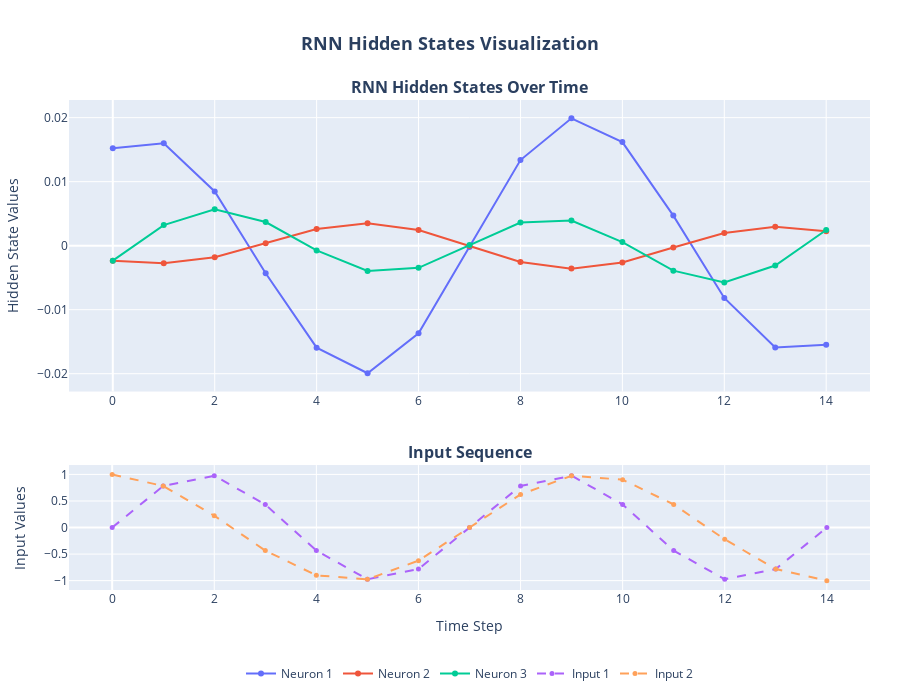
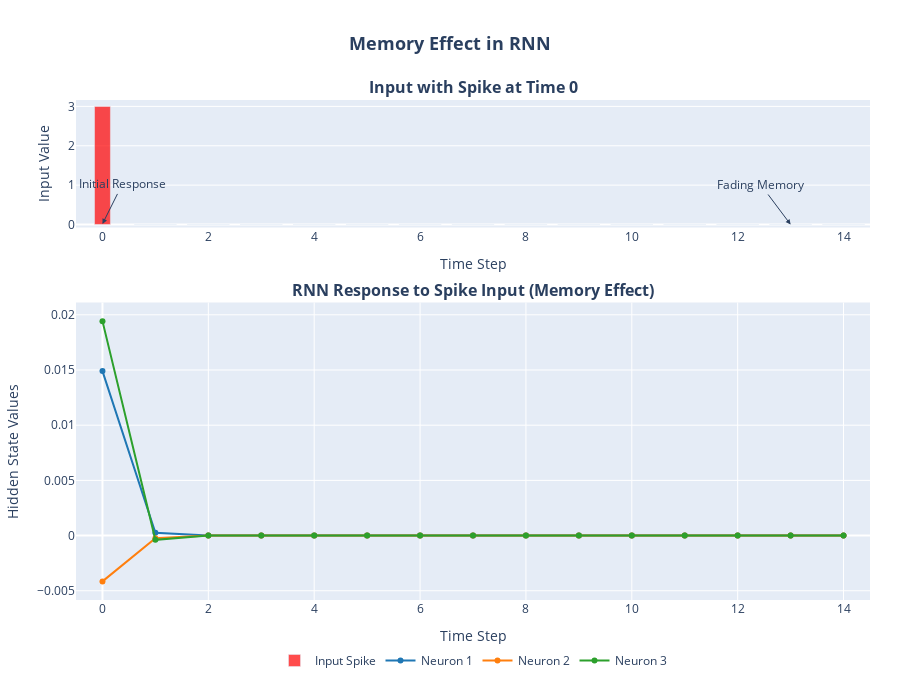

Notebook code cell kept with these figures, in order:
### Code cell
import numpy as np
import plotly.graph_objects as go
from plotly.subplots import make_subplots

# Define a simple RNN class
class SimpleRNN:
    def __init__(self, input_size, hidden_size):
        # Initialize weights and biases with controlled values for better visualization
        np.random.seed(42)  # For reproducibility
        self.Wx = np.random.randn(input_size, hidden_size) * 0.01  # Input weights
        self.Wy = np.random.randn(hidden_size, hidden_size) * 0.01  # Recurrent weights
        self.b = np.zeros((1, hidden_size))  # Bias
        
        self.hidden_size = hidden_size
        
    def forward(self, x_sequence):
        # x_sequence shape: (seq_length, input_size)
        seq_length = len(x_sequence)
        # Initialize states and outputs
        h = np.zeros((seq_length + 1, self.hidden_size))
        
        # Forward pass through time
        for t in range(seq_length):
            # Current input
            x_t = x_sequence[t:t+1]
            # Previous hidden state
            h_prev = h[t:t+1]
            
            # Calculate current hidden state (which is also the output for SimpleRNN)
            h[t+1] = np.tanh(np.dot(x_t, self.Wx) + np.dot(h_prev, self.Wy) + self.b)
        
        return h[1:]  # Return all states except initial state h[-1]

# Example: Generate a sequence with specific pattern for better visualization
seq_length = 15  # Longer sequence for better visualization
input_size = 2
hidden_size = 3

# Create input sequence with a pattern
x_sequence = np.zeros((seq_length, input_size))
# Add a sine wave pattern to first dimension
x_sequence[:, 0] = np.sin(np.linspace(0, 4*np.pi, seq_length))
# Add a cosine wave pattern to second dimension (out of phase)
x_sequence[:, 1] = np.cos(np.linspace(0, 3*np.pi, seq_length))

# Initialize RNN and run forward pass
rnn = SimpleRNN(input_size, hidden_size)
outputs = rnn.forward(x_sequence)

# Visualize the outputs with Plotly - improved version
fig = make_subplots(rows=2, cols=1, 
                   subplot_titles=('<b>RNN Hidden States Over Time</b>', 
                                  '<b>Input Sequence</b>'),
                   vertical_spacing=0.15,
                   row_heights=[0.7, 0.3])

# Plot hidden states
for i in range(hidden_size):
    fig.add_trace(
        go.Scatter(
            x=list(range(seq_length)),
            y=outputs[:, i],
            mode='lines+markers',
            name=f'Neuron {i+1}',
            line=dict(width=2),
            marker=dict(size=6),
            hovertemplate='Time Step: %{x}<br>Value: %{y:.4f}<extra></extra>'
        ),
        row=1, col=1
    )

# Plot input sequence
for i in range(input_size):
    fig.add_trace(
        go.Scatter(
            x=list(range(seq_length)),
            y=x_sequence[:, i],
            mode='lines+markers',
            name=f'Input {i+1}',
            line=dict(dash='dash', width=2),
            marker=dict(size=5),
            hovertemplate='Time Step: %{x}<br>Value: %{y:.4f}<extra></extra>'
        ),
        row=2, col=1
    )

# Update layout
fig.update_layout(
    height=700,
    width=900,
    title=dict(
        text='<b>RNN Hidden States Visualization</b>',
        x=0.5,
        font=dict(size=18)
    ),
    legend=dict(
        orientation="h",
        yanchor="bottom",
        y=-0.2,
        xanchor="center",
        x=0.5
    ),
    margin=dict(l=60, r=30, t=100, b=100),
    hovermode='closest'
)

# Update axes
fig.update_xaxes(title_text='Time Step', row=2, col=1)
fig.update_yaxes(title_text='Hidden State Values', row=1, col=1)
fig.update_yaxes(title_text='Input Values', row=2, col=1)

fig.show()

# Visualize how recurrent connections carry information forward using Plotly - improved version
# Choose one dimension to visualize
dim_to_visualize = 0

# Create a new sequence with a spike in the first time step
spike_sequence = np.zeros((seq_length, input_size))
spike_sequence[0, dim_to_visualize] = 3.0  # Strong initial signal

# Run the RNN
spike_outputs = rnn.forward(spike_sequence)

# Create subplots
fig = make_subplots(
    rows=2, cols=1, 
    subplot_titles=("<b>Input with Spike at Time 0</b>", 
                   "<b>RNN Response to Spike Input (Memory Effect)</b>"),
    vertical_spacing=0.15,
    row_heights=[0.3, 0.7]
)

# Add spike input plot - improved visual
fig.add_trace(
    go.Bar(
        x=[0],
        y=[spike_sequence[0, dim_to_visualize]],
        name='Input Spike',
        marker=dict(color='rgba(255, 0, 0, 0.7)'),
        width=0.3,
        hovertemplate='Spike value: %{y:.2f}<extra></extra>'
    ),
    row=1, col=1
)

# Add zero values for other time steps for clear visualization
fig.add_trace(
    go.Bar(
        x=list(range(1, seq_length)),
        y=np.zeros(seq_length-1),
        name='No Input',
        marker=dict(color='rgba(200, 200, 200, 0.4)'),
        hoverinfo='skip',
        showlegend=False
    ),
    row=1, col=1
)

# Add neuron output traces with better styling
colors = ['rgb(31, 119, 180)', 'rgb(255, 127, 14)', 'rgb(44, 160, 44)']
for i in range(hidden_size):
    fig.add_trace(
        go.Scatter(
            x=list(range(seq_length)),
            y=spike_outputs[:, i],
            mode='lines+markers',
            name=f'Neuron {i+1}',
            line=dict(color=colors[i], width=2),
            marker=dict(size=6, color=colors[i]),
            hovertemplate='Time: %{x}<br>Activation: %{y:.4f}<extra></extra>'
        ),
        row=2, col=1
    )

# Update layout
fig.update_layout(
    height=700,
    width=900,
    title=dict(
        text='<b>Memory Effect in RNN</b>',
        x=0.5,
        font=dict(size=18)
    ),
    legend=dict(
        orientation="h",
        yanchor="bottom",
        y=-0.15,
        xanchor="center",
        x=0.5
    ),
    margin=dict(l=60, r=30, t=100, b=100),
    hovermode='closest'
)

# Update axes
fig.update_xaxes(title_text="Time Step", range=[-0.5, seq_length-0.5], row=2, col=1)
fig.update_xaxes(title_text="Time Step", range=[-0.5, seq_length-0.5], row=1, col=1)
fig.update_yaxes(title_text="Input Value", row=1, col=1)
fig.update_yaxes(title_text="Hidden State Values", row=2, col=1)

# Add annotations to highlight the decay phenomenon
max_idx = np.argmax(spike_outputs[:, 0])
max_val = spike_outputs[max_idx, 0]
last_val = spike_outputs[-1, 0]

fig.add_annotation(
    x=max_idx,
    y=max_val,
    text="Initial Response",
    showarrow=True,
    arrowhead=2,
    ax=20,
    ay=-40
)

fig.add_annotation(
    x=seq_length-2,
    y=last_val,
    text="Fading Memory",
    showarrow=True,
    arrowhead=2,
    ax=-30,
    ay=-40
)

fig.show()

### Figure 1 — Plotly figure (JSON) as saved in the notebook; plotly's stock layout.template omitted (floating-point values rounded to 4 significant figures)
{"data": [{"hovertemplate": "Time Step: %{x}<br>Value: %{y:.4f}<extra></extra>", "line": {"width": 2}, "marker": {"size": 6}, "mode": "lines+markers", "name": "Neuron 1", "type": "scatter", "x": [0, 1, 2, 3, 4, 5, 6, 7, 8, 9, 10, 11, 12, 13, 14], "xaxis": "x", "y": [0.01523, 0.01601, 0.008477, -0.004315, -0.01593, -0.01993, -0.01368, -0.0002112, 0.01338, 0.01989, 0.01618, 0.004696, -0.008168, -0.01592, -0.01547], "yaxis": "y"}, {"hovertemplate": "Time Step: %{x}<br>Value: %{y:.4f}<extra></extra>", "line": {"width": 2}, "marker": {"size": 6}, "mode": "lines+markers", "name": "Neuron 2", "type": "scatter", "x": [0, 1, 2, 3, 4, 5, 6, 7, 8, 9, 10, 11, 12, 13, 14], "xaxis": "x", "y": [-0.002342, -0.002739, -0.001795, 0.0003808, 0.002604, 0.003511, 0.002447, -5.018e-05, -0.002544, -0.003585, -0.002615, -0.0002904, 0.001981, 0.00295, 0.002265], "yaxis": "y"}, {"hovertemplate": "Time Step: %{x}<br>Value: %{y:.4f}<extra></extra>", "line": {"width": 2}, "marker": {"size": 6}, "mode": "lines+markers", "name": "Neuron 3", "type": "scatter", "x": [0, 1, 2, 3, 4, 5, 6, 7, 8, 9, 10, 11, 12, 13, 14], "xaxis": "x", "y": [-0.002341, 0.003213, 0.005676, 0.003697, -0.000746, -0.003956, -0.003459, 0.0001125, 0.003603, 0.003919, 0.0005564, -0.003899, -0.005747, -0.003105, 0.002456], "yaxis": "y"}, {"hovertemplate": "Time Step: %{x}<br>Value: %{y:.4f}<extra></extra>", "line": {"dash": "dash", "width": 2}, "marker": {"size": 5}, "mode": "lines+markers", "name": "Input 1", "type": "scatter", "x": [0, 1, 2, 3, 4, 5, 6, 7, 8, 9, 10, 11, 12, 13, 14], "xaxis": "x2", "y": [0.0, 0.7818, 0.9749, 0.4339, -0.4339, -0.9749, -0.7818, -2.449e-16, 0.7818, 0.9749, 0.4339, -0.4339, -0.9749, -0.7818, -4.899e-16], "yaxis": "y2"}, {"hovertemplate": "Time Step: %{x}<br>Value: %{y:.4f}<extra></extra>", "line": {"dash": "dash", "width": 2}, "marker": {"size": 5}, "mode": "lines+markers", "name": "Input 2", "type": "scatter", "x": [0, 1, 2, 3, 4, 5, 6, 7, 8, 9, 10, 11, 12, 13, 14], "xaxis": "x2", "y": [1.0, 0.7818, 0.2225, -0.4339, -0.901, -0.9749, -0.6235, -1.837e-16, 0.6235, 0.9749, 0.901, 0.4339, -0.2225, -0.7818, -1.0], "yaxis": "y2"}], "layout": {"annotations": [{"font": {"size": 16}, "showarrow": false, "text": "<b>RNN Hidden States Over Time</b>", "x": 0.5, "xanchor": "center", "xref": "paper", "y": 1, "yanchor": "bottom", "yref": "paper"}, {"font": {"size": 16}, "showarrow": false, "text": "<b>Input Sequence</b>", "x": 0.5, "xanchor": "center", "xref": "paper", "y": 0.255, "yanchor": "bottom", "yref": "paper"}], "height": 700, "hovermode": "closest", "legend": {"orientation": "h", "x": 0.5, "xanchor": "center", "y": -0.2, "yanchor": "bottom"}, "margin": {"b": 100, "l": 60, "r": 30, "t": 100}, "title": {"font": {"size": 18}, "text": "<b>RNN Hidden States Visualization</b>", "x": 0.5}, "width": 900, "xaxis": {"anchor": "y", "domain": [0, 1]}, "xaxis2": {"anchor": "y2", "domain": [0, 1], "title": {"text": "Time Step"}}, "yaxis": {"anchor": "x", "domain": [0.405, 1], "title": {"text": "Hidden State Values"}}, "yaxis2": {"anchor": "x2", "domain": [0, 0.255], "title": {"text": "Input Values"}}}}

### Figure 2 — Plotly figure (JSON) as saved in the notebook; plotly's stock layout.template omitted (floating-point values rounded to 4 significant figures)
{"data": [{"hovertemplate": "Spike value: %{y:.2f}<extra></extra>", "marker": {"color": "rgba(255, 0, 0, 0.7)"}, "name": "Input Spike", "type": "bar", "width": 0.3, "x": [0], "xaxis": "x", "y": [3], "yaxis": "y"}, {"hoverinfo": "skip", "marker": {"color": "rgba(200, 200, 200, 0.4)"}, "name": "No Input", "showlegend": false, "type": "bar", "x": [1, 2, 3, 4, 5, 6, 7, 8, 9, 10, 11, 12, 13, 14], "xaxis": "x", "y": [0.0, 0.0, 0.0, 0.0, 0.0, 0.0, 0.0, 0.0, 0.0, 0.0, 0.0, 0.0, 0.0, 0.0], "yaxis": "y"}, {"hovertemplate": "Time: %{x}<br>Activation: %{y:.4f}<extra></extra>", "line": {"color": "rgb(31, 119, 180)", "width": 2}, "marker": {"color": "rgb(31, 119, 180)", "size": 6}, "mode": "lines+markers", "name": "Neuron 1", "type": "scatter", "x": [0, 1, 2, 3, 4, 5, 6, 7, 8, 9, 10, 11, 12, 13, 14], "xaxis": "x2", "y": [0.0149, 0.0002598, 1.878e-06, 1.023e-07, 3.39e-10, 3.907e-11, -1.312e-14, 1.543e-14, -6.306e-17, 6.315e-18, -4.852e-20, 2.669e-21, -2.912e-23, 1.16e-24, -1.582e-26], "yaxis": "y2"}, {"hovertemplate": "Time: %{x}<br>Activation: %{y:.4f}<extra></extra>", "line": {"color": "rgb(255, 127, 14)", "width": 2}, "marker": {"color": "rgb(255, 127, 14)", "size": 6}, "mode": "lines+markers", "name": "Neuron 2", "type": "scatter", "x": [0, 1, 2, 3, 4, 5, 6, 7, 8, 9, 10, 11, 12, 13, 14], "xaxis": "x2", "y": [-0.004148, -0.0002381, 1.048e-05, -1.593e-07, 4.786e-09, -8.084e-11, 2.188e-12, -4.005e-14, 1.012e-15, -1.957e-17, 4.719e-19, -9.476e-21, 2.214e-22, -4.562e-24, 1.043e-25], "yaxis": "y2"}, {"hovertemplate": "Time: %{x}<br>Activation: %{y:.4f}<extra></extra>", "line": {"color": "rgb(44, 160, 44)", "width": 2}, "marker": {"color": "rgb(44, 160, 44)", "size": 6}, "mode": "lines+markers", "name": "Neuron 3", "type": "scatter", "x": [0, 1, 2, 3, 4, 5, 6, 7, 8, 9, 10, 11, 12, 13, 14], "xaxis": "x2", "y": [0.01943, -0.0003858, 6.543e-06, -1.705e-07, 3.202e-09, -7.912e-11, 1.558e-12, -3.7e-14, 7.523e-16, -1.739e-17, 3.615e-19, -8.206e-21, 1.731e-22, -3.881e-24, 8.274e-26], "yaxis": "y2"}], "layout": {"annotations": [{"font": {"size": 16}, "showarrow": false, "text": "<b>Input with Spike at Time 0</b>", "x": 0.5, "xanchor": "center", "xref": "paper", "y": 1, "yanchor": "bottom", "yref": "paper"}, {"font": {"size": 16}, "showarrow": false, "text": "<b>RNN Response to Spike Input (Memory Effect)</b>", "x": 0.5, "xanchor": "center", "xref": "paper", "y": 0.595, "yanchor": "bottom", "yref": "paper"}, {"arrowhead": 2, "ax": 20, "ay": -40, "showarrow": true, "text": "Initial Response", "x": 0, "y": 0.0149}, {"arrowhead": 2, "ax": -30, "ay": -40, "showarrow": true, "text": "Fading Memory", "x": 13, "y": -1.582e-26}], "height": 700, "hovermode": "closest", "legend": {"orientation": "h", "x": 0.5, "xanchor": "center", "y": -0.15, "yanchor": "bottom"}, "margin": {"b": 100, "l": 60, "r": 30, "t": 100}, "title": {"font": {"size": 18}, "text": "<b>Memory Effect in RNN</b>", "x": 0.5}, "width": 900, "xaxis": {"anchor": "y", "domain": [0, 1], "range": [-0.5, 14.5], "title": {"text": "Time Step"}}, "xaxis2": {"anchor": "y2", "domain": [0, 1], "range": [-0.5, 14.5], "title": {"text": "Time Step"}}, "yaxis": {"anchor": "x", "domain": [0.745, 1], "title": {"text": "Input Value"}}, "yaxis2": {"anchor": "x2", "domain": [0, 0.595], "title": {"text": "Hidden State Values"}}}}
